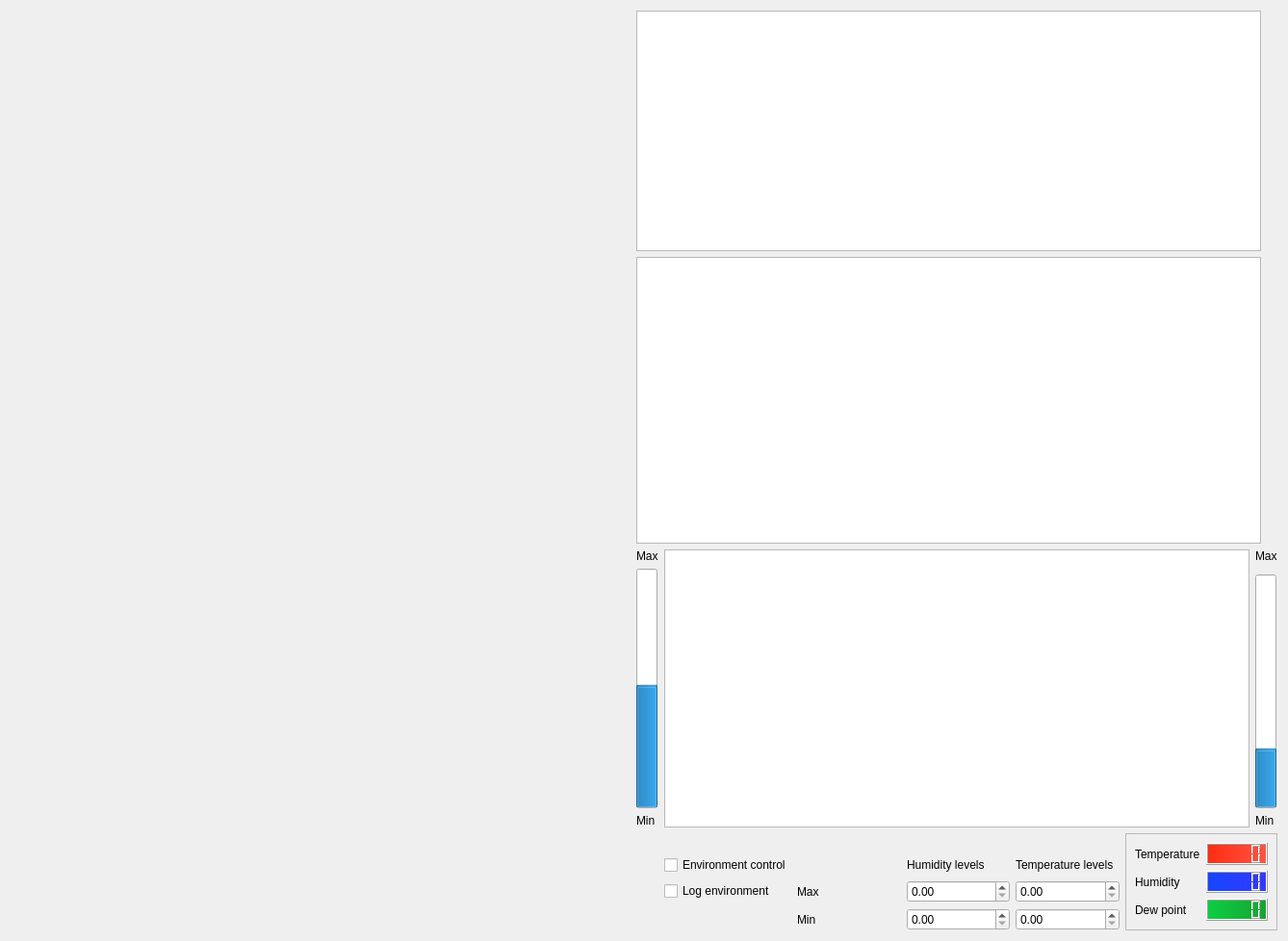
<?xml version="1.0" encoding="UTF-8"?>
<ui version="4.0">
 <class>QTC_main_widget</class>
 <widget class="QWidget" name="QTC_main_widget">
  <property name="geometry">
   <rect>
    <x>0</x>
    <y>0</y>
    <width>1338</width>
    <height>978</height>
   </rect>
  </property>
  <property name="windowTitle">
   <string>Form</string>
  </property>
  <layout class="QGridLayout" name="gridLayout_7">
   <item row="0" column="4" rowspan="5">
    <spacer name="verticalSpacer">
     <property name="orientation">
      <enum>Qt::Vertical</enum>
     </property>
     <property name="sizeHint" stdset="0">
      <size>
       <width>5</width>
       <height>500</height>
      </size>
     </property>
    </spacer>
   </item>
   <item row="1" column="1" rowspan="2">
    <layout class="QGridLayout" name="Table_Layout"/>
   </item>
   <item row="0" column="1">
    <layout class="QGridLayout" name="settings_layout">
     <property name="sizeConstraint">
      <enum>QLayout::SetDefaultConstraint</enum>
     </property>
     <property name="spacing">
      <number>7</number>
     </property>
    </layout>
   </item>
   <item row="0" column="2" rowspan="2">
    <widget class="PlotWidget" name="IV_plot">
     <property name="minimumSize">
      <size>
       <width>0</width>
       <height>250</height>
      </size>
     </property>
    </widget>
   </item>
   <item row="2" column="2" rowspan="3">
    <widget class="PlotWidget" name="CV_plot">
     <property name="minimumSize">
      <size>
       <width>0</width>
       <height>250</height>
      </size>
     </property>
    </widget>
   </item>
   <item row="5" column="2" colspan="3">
    <layout class="QGridLayout" name="environement_control_layout">
     <property name="sizeConstraint">
      <enum>QLayout::SetFixedSize</enum>
     </property>
     <item row="7" column="6">
      <widget class="QDoubleSpinBox" name="min_hum_spin"/>
     </item>
     <item row="4" column="8" rowspan="4" colspan="2">
      <widget class="QFrame" name="lcd_display">
       <property name="frameShape">
        <enum>QFrame::StyledPanel</enum>
       </property>
       <property name="frameShadow">
        <enum>QFrame::Raised</enum>
       </property>
       <layout class="QFormLayout" name="formLayout">
        <item row="0" column="0">
         <widget class="QLabel" name="temp_lcd_label">
          <property name="text">
           <string>Temperature</string>
          </property>
         </widget>
        </item>
        <item row="0" column="1">
         <widget class="QLCDNumber" name="temp_lcd">
          <property name="styleSheet">
           <string notr="true">background-color: qlineargradient(spread:pad, x1:0, y1:0, x2:1, y2:0, stop:0 rgb(255, 44, 16), stop:1 rgb(255, 85, 70));</string>
          </property>
         </widget>
        </item>
        <item row="1" column="0">
         <widget class="QLabel" name="hum_lcd_label">
          <property name="text">
           <string>Humidity</string>
          </property>
         </widget>
        </item>
        <item row="1" column="1">
         <widget class="QLCDNumber" name="hum_lcd">
          <property name="styleSheet">
           <string notr="true">background-color: qlineargradient(spread:pad, x1:0, y1:0, x2:1, y2:0, stop:0 rgb(21, 71, 255), stop:1 rgb(53, 56, 255));</string>
          </property>
         </widget>
        </item>
        <item row="2" column="0">
         <widget class="QLabel" name="dew_point_lcd_label">
          <property name="text">
           <string>Dew point</string>
          </property>
         </widget>
        </item>
        <item row="2" column="1">
         <widget class="QLCDNumber" name="dew_point_lcd">
          <property name="styleSheet">
           <string notr="true">background-color: qlineargradient(spread:pad, x1:0, y1:0, x2:1, y2:0, stop:0 rgb(11, 208, 67), stop:1 rgb(25, 161, 48));</string>
          </property>
         </widget>
        </item>
       </layout>
      </widget>
     </item>
     <item row="6" column="4">
      <widget class="QCheckBox" name="log_env_check">
       <property name="text">
        <string>Log environment</string>
       </property>
      </widget>
     </item>
     <item row="7" column="7">
      <widget class="QDoubleSpinBox" name="min_temp_spin"/>
     </item>
     <item row="6" column="5">
      <widget class="QLabel" name="max_label">
       <property name="text">
        <string>Max</string>
       </property>
      </widget>
     </item>
     <item row="6" column="6">
      <widget class="QDoubleSpinBox" name="max_hum_spin"/>
     </item>
     <item row="5" column="6">
      <widget class="QLabel" name="humm_levels_label">
       <property name="text">
        <string>Humidity levels</string>
       </property>
      </widget>
     </item>
     <item row="5" column="4">
      <widget class="QCheckBox" name="env_control_check">
       <property name="text">
        <string>Environment control</string>
       </property>
      </widget>
     </item>
     <item row="3" column="9">
      <widget class="QLabel" name="min_hum">
       <property name="text">
        <string>Min</string>
       </property>
      </widget>
     </item>
     <item row="7" column="5">
      <widget class="QLabel" name="min_label">
       <property name="text">
        <string>Min</string>
       </property>
      </widget>
     </item>
     <item row="5" column="7">
      <widget class="QLabel" name="temp_levels_label">
       <property name="text">
        <string>Temperature levels</string>
       </property>
      </widget>
     </item>
     <item row="2" column="9">
      <widget class="QProgressBar" name="humidity_bar">
       <property name="value">
        <number>24</number>
       </property>
       <property name="textVisible">
        <bool>false</bool>
       </property>
       <property name="orientation">
        <enum>Qt::Vertical</enum>
       </property>
      </widget>
     </item>
     <item row="6" column="7">
      <widget class="QDoubleSpinBox" name="max_temp_spin"/>
     </item>
     <item row="0" column="4" rowspan="4" colspan="5">
      <widget class="PlotWidget" name="pyqtPlotItem">
       <property name="maximumSize">
        <size>
         <width>16777215</width>
         <height>16777215</height>
        </size>
       </property>
      </widget>
     </item>
     <item row="0" column="9">
      <widget class="QLabel" name="max_hum">
       <property name="text">
        <string>Max</string>
       </property>
      </widget>
     </item>
     <item row="0" column="3">
      <widget class="QLabel" name="max_temp">
       <property name="text">
        <string>Max</string>
       </property>
      </widget>
     </item>
     <item row="3" column="3">
      <widget class="QLabel" name="min_temp">
       <property name="text">
        <string>Min</string>
       </property>
      </widget>
     </item>
     <item row="1" column="3" rowspan="2">
      <widget class="QProgressBar" name="temperature_bar">
       <property name="layoutDirection">
        <enum>Qt::LeftToRight</enum>
       </property>
       <property name="value">
        <number>50</number>
       </property>
       <property name="alignment">
        <set>Qt::AlignLeading|Qt::AlignLeft|Qt::AlignVCenter</set>
       </property>
       <property name="textVisible">
        <bool>false</bool>
       </property>
       <property name="orientation">
        <enum>Qt::Vertical</enum>
       </property>
       <property name="invertedAppearance">
        <bool>false</bool>
       </property>
      </widget>
     </item>
    </layout>
   </item>
   <item row="4" column="1" rowspan="2">
    <layout class="QGridLayout" name="controls_layout"/>
   </item>
   <item row="3" column="1">
    <spacer name="horizontalSpacer">
     <property name="orientation">
      <enum>Qt::Horizontal</enum>
     </property>
     <property name="sizeHint" stdset="0">
      <size>
       <width>40</width>
       <height>20</height>
      </size>
     </property>
    </spacer>
   </item>
  </layout>
 </widget>
 <customwidgets>
  <customwidget>
   <class>PlotWidget</class>
   <extends>QGraphicsView</extends>
   <header>pyqtgraph</header>
  </customwidget>
 </customwidgets>
 <resources>
  <include location="../images/svg_resources.qrc"/>
 </resources>
 <connections/>
</ui>
